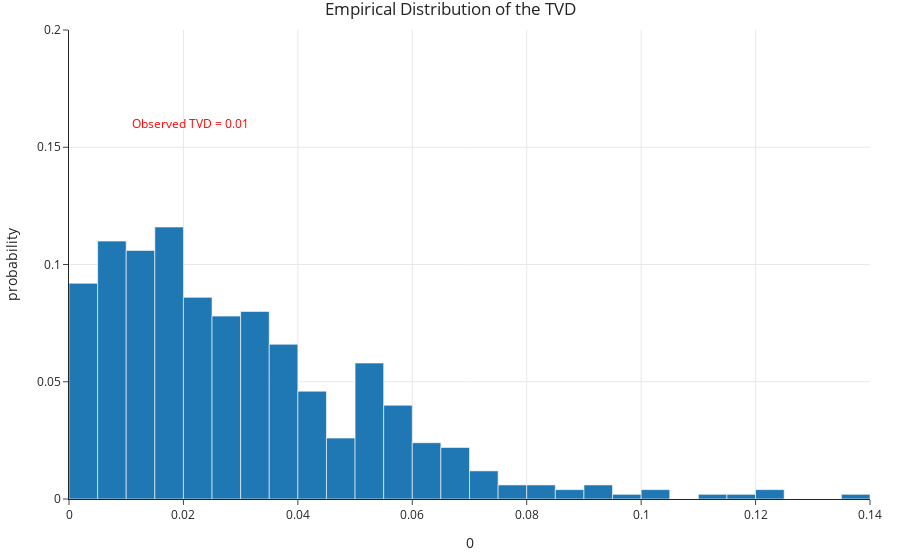

Write notebook code for a chart like this one.
### Markdown cell above
### Results

### Code cell
fig = px.histogram(pd.DataFrame(tvds), x=0, nbins=50, histnorm='probability', 
                   title='Empirical Distribution of the TVD')
fig.add_vline(x=observed_tvd, line_color='red')
fig.add_annotation(text=f'<span style="color:red">Observed TVD = {round(observed_tvd, 2)}</span>',
                   x=2.3 * observed_tvd, showarrow=False, y=0.16)
fig.update_layout(yaxis_range=[0, 0.2])

### Figure 1 — Plotly figure (JSON) as saved in the notebook; plotly's stock layout.template omitted (floating-point values rounded to 4 significant figures; data arrays with more than 128 entries replaced by an {"elided": "..."} marker saying what was removed)
{"data": [{"alignmentgroup": "True", "bingroup": "x", "histnorm": "probability", "hovertemplate": "0=%{x}<br>probability=%{y}<extra></extra>", "legendgroup": "", "marker": {"color": "#1F77B4", "pattern": {"shape": ""}}, "name": "", "nbinsx": 50, "offsetgroup": "", "orientation": "v", "showlegend": false, "type": "histogram", "x": {"elided": "500 float values"}, "xaxis": "x", "yaxis": "y"}], "layout": {"annotations": [{"showarrow": false, "text": "<span style=\"color:red\">Observed TVD = 0.01</span>", "x": 0.02115, "y": 0.16}], "autosize": true, "barmode": "relative", "legend": {"tracegroupgap": 0}, "shapes": [{"line": {"color": "red"}, "type": "line", "x0": 0.009196, "x1": 0.009196, "xref": "x", "y0": 0, "y1": 1, "yref": "y domain"}], "title": {"text": "Empirical Distribution of the TVD"}, "xaxis": {"anchor": "y", "autorange": true, "domain": [0, 1], "range": [4.77e-18, 0.14], "title": {"text": "0"}, "type": "linear"}, "yaxis": {"anchor": "x", "domain": [0, 1], "range": [0, 0.2], "title": {"text": "probability"}}}}
